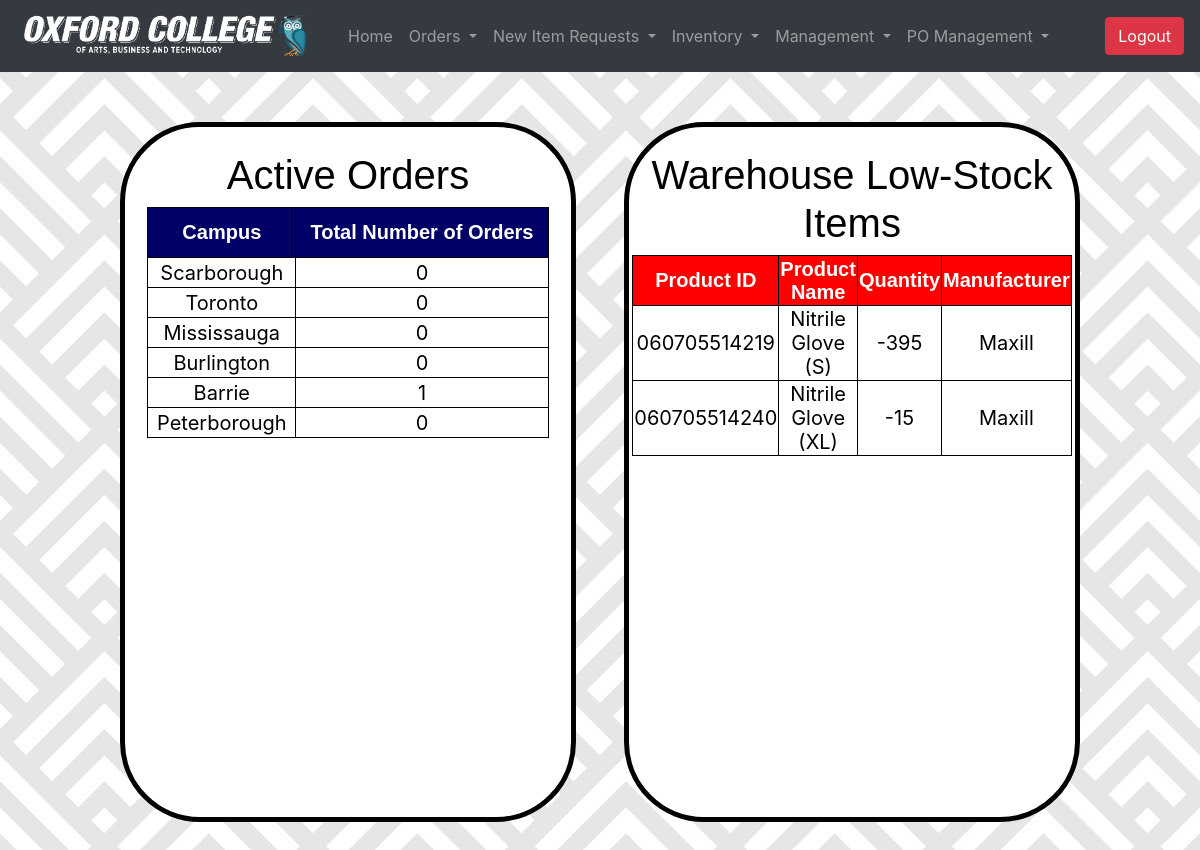
The page /purchasing/pm/pm_home.php (signed in) on the database its author committed.
### tables this page shows
CREATE TABLE IF NOT EXISTS `warehouse_inv` (
  `id` int(99) NOT NULL AUTO_INCREMENT,
  `product_id` varchar(99) NOT NULL,
  `pm_quantity` int(99) NOT NULL,
  `quantity` int(99) NOT NULL,
  PRIMARY KEY (`id`),
  KEY `product_id` (`product_id`)
);

CREATE TABLE IF NOT EXISTS `product` (
  `id` int(99) NOT NULL AUTO_INCREMENT,
  `category` varchar(255) DEFAULT NULL,
  `name` varchar(99) NOT NULL,
  `supplier` varchar(99) DEFAULT NULL,
  `min_stock` int(99) DEFAULT NULL,
  `manufacturer` varchar(99) DEFAULT NULL,
  `description` varchar(99) DEFAULT NULL,
  `product_id` varchar(99) DEFAULT NULL,
  `price` float(10,0) DEFAULT NULL,
  `image` varchar(99) DEFAULT NULL,
  `unit` varchar(99) DEFAULT NULL,
  PRIMARY KEY (`id`)
);

### purchasing/pm/pm_home.php (the view, shortened to what this page needs)
<?php
	if (isset($_SESSION['loggedin']) && $_SESSION['loggedin'] == true && $_SESSION['role'] == 'purchasing') {
		include("pm_topbar.php");
	} else {
		header("Location: C:/wamp64/www/index.php");
		exit();
	}
?>
<html>
	<head>
	</head>
	<body>
    	<section class="box">
            <div class="container1">
                <br>
                <h2>Active Orders</h2>
                <table class="table1">
            	<tr>
                	<th class="table1">Campus</th>
                	<th class="table1">Total Number of Orders</th>
            	</tr>
      	<?php
				$sql = "SELECT COUNT(DISTINCT product_id) AS count FROM requests WHERE status = 'approved' AND campus = 'Scarborough';";
				$result = $conn->query($sql);
				$row = $result->fetch_assoc();
				$sql2 = "SELECT COUNT(DISTINCT product_id) AS count FROM requests WHERE status = 'approved' AND campus = 'Toronto';";
				$result2 = $conn->query($sql2);
				$row2 = $result2->fetch_assoc();
				$sql3 = "SELECT COUNT(DISTINCT product_id) AS count FROM requests WHERE status = 'approved' AND campus = 'Mississauga';";
				$result3 = $conn->query($sql3);
				$row3 = $result3->fetch_assoc();
				$sql4 = "SELECT COUNT(DISTINCT product_id) AS count FROM requests WHERE status = 'approved' AND campus = 'Burlington';";
				$result4 = $conn->query($sql4);
				$row4 = $result4->fetch_assoc();
				$sql5 = "SELECT COUNT(DISTINCT product_id) AS count FROM requests WHERE status = 'approved' AND campus = 'Barrie';";
				$result5 = $conn->query($sql5);
				$row5 = $result5->fetch_assoc();
				$sql6 = "SELECT COUNT(DISTINCT product_id) AS count FROM requests WHERE status = 'approved' AND campus = 'Peterborough';";
				$result6 = $conn->query($sql6);
				echo "<tr>";
				echo "<td>Scarborough</td>";
				echo "<td>" . $row["count"]."</td>";
				echo "</tr>";
				echo "<tr>";
				echo "<td>Toronto</td>";
				echo "<td>" . $row2["count"]."</td>";
				echo "</tr>";
				echo "<tr>";
				echo "<td>Mississauga</td>";
				echo "<td>" . $row3["count"]."</td>";
				echo "</tr>";
				echo "<tr>";
				echo "<td>Burlington</td>";
				echo "<td>" . $row4["count"]."</td>";
				echo "</tr>";
				echo "<tr>";
				echo "<td>Barrie</td>";
				echo "<td>" . $row5["count"]."</td>";
				echo "</tr>";
				echo "<tr>";
				echo "<td>Peterborough</td>";
				echo "<td>" . $row["count"]."</td>";
				echo "</tr>";
		?>
            </table>
            </div>
            <div class="container2">
            <br>
            <h2>Warehouse Low-Stock Items</h2>
            <table class="table2">
            	<tr>
                	<th class="table2">Product ID</th>
                	<th class="table2">Product Name</th>
                	<th class="table2">Quantity</th>
                	<th class="table2">Manufacturer</th>
            	</tr>
      	<?php
					$sql = "SELECT warehouse_inv.product_id, product.name, warehouse_inv.pm_quantity, product.manufacturer FROM warehouse_inv INNER JOIN product ON warehouse_inv.product_id=product.product_id WHERE warehouse_inv.pm_quantity <= product.min_stock;";
					$result = $conn->query($sql);
					$row_cnt=$result->num_rows;
					if ($row_cnt > 0) {
						while($row = $result->fetch_assoc()) {
							echo "<tr>";
							echo "<td>" . $row["product_id"]."</td>";
							echo "<td>" . $row["name"]."</td>";
							echo "<td>" . $row["pm_quantity"]."</td>";
							echo "<td>" . $row["manufacturer"]."</td>";
							echo "</tr>";
						}
					}
				?>
            </table>
            </div>
        </section>
    <br>
    </body>
</html>

### purchasing/pm/pm_home.php (style rules this page uses)
body { margin: 0 auto; background-image: url(../img/bg2.jpg); }
.box { width: 100%; height: 800px; margin: auto; }
.container1 { margin-top: 50px; margin-left: 10%; width: 38%; height: 700px; text-align:center; background-color: white; float:left; border-radius: 80px; border-color: black; border-width: thick; border-style: solid; }
.container2 { margin-top: 50px; margin-right: 10%; height: 700px; width: 38%; text-align:center; background-color: white; float: right; border-radius: 80px; border-color: black; border-width: thick; border-style: solid; }
h2 { font-size: 40px; color: black; font-family: Tahoma, Geneva, sans-serif; text-align:center; }
table.table1 { border-collapse: collapse; width: 90%; font-size:18px; margin: 0 auto; }
table.table2 { border-collapse: collapse; width: 90%; font-size:18px; margin: 0 auto; }
table, th, td { border: 1px solid black; }
th.table1 { height: 50px; background: #006; color: #FFF; font-size: 20px; text-align:center; font-family: Tahoma, Geneva, sans-serif; }
th.table2 { height: 50px; background: #F00; color: #FFF; font-size: 20px; text-align:center; font-family: Tahoma, Geneva, sans-serif; }
td { height: 30px; background: #FFF; color: black; text-align:center; font-size: 20px; }

### rows shown on the page
warehouse_inv: product "060705514219", product.name "Nitrile Glove (S)", pm_quantity "-395", product.manufacturer "Maxill"
warehouse_inv: product "060705514240", product.name "Nitrile Glove (XL)", pm_quantity "-15", product.manufacturer "Maxill"

### other values the page prints
$row["count"] "0"
$row2["count"] "0"
$row3["count"] "0"
$row4["count"] "0"
$row5["count"] "1"
